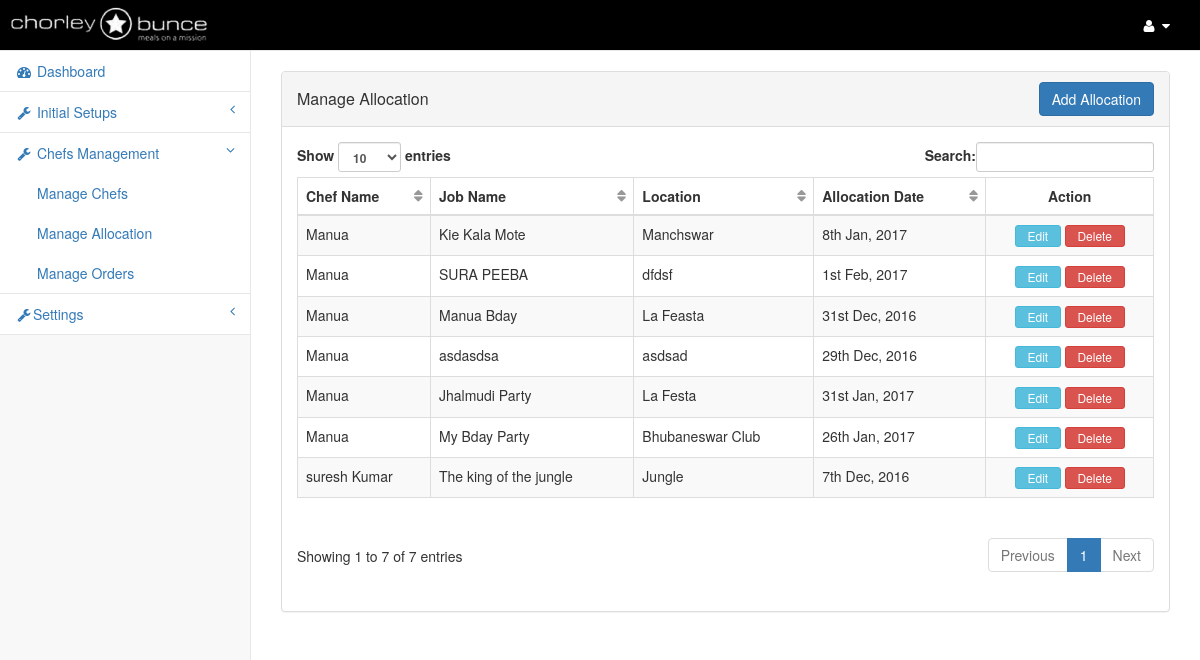
The app's page /manage-allocation (signed in) with its own data.
### tables this page shows
CREATE TABLE IF NOT EXISTS `job_allocations` (
  `allo_id` bigint(20) NOT NULL,
  `chef_id` bigint(20) NOT NULL,
  `allocation_ac_no` varchar(255) NOT NULL,
  `job_name` varchar(255) NOT NULL,
  `job_location` varchar(255) NOT NULL,
  `allocation_date` date NOT NULL,
  `created_date` date NOT NULL,
  `updated_date` date NOT NULL
);

CREATE TABLE IF NOT EXISTS `chefs_registration` (
  `chefs_id` bigint(20) NOT NULL,
  `chefs_name` varchar(255) NOT NULL,
  `chefs_email` varchar(255) NOT NULL,
  `chefs_contact_number` varchar(255) NOT NULL,
  `chefs_acc_number` varchar(255) NOT NULL,
  `chefs_address` varchar(255) NOT NULL,
  `chefs_message` text NOT NULL,
  `unique_id` varchar(255) NOT NULL,
  `chefs_psw` varchar(255) NOT NULL,
  `login_status` int(11) NOT NULL,
  `created_date` datetime NOT NULL,
  `updated_date` datetime NOT NULL
);

### includes/class.Main.php (called while the page is built, shortened)
<?php
class Main extends Pagination{
	public $dbcon;
	public function __construct(){
		$this->dbcon = mysqli_connect(DB_SERVER, DB_USERNAME, DB_PASSWORD,DB_DATABASE) or die('Oops connection error -> ' . mysqli_connect_error());
	}
	public function keyMaker($id){
		$secretkey='1HutysK98UuuhDasdfafdCrackThisBeeeeaaaatchkHgjsheIHFH44fheo1FhHEfo2oe6fifhkhs';
		$key=md5($id.$secretkey);
		return $key;
	}
	public function fetch($tblName,$optCondition="",$optorder="",$optlimit="",$optorderType="ASC"){
		if(trim($optCondition) != ""){
			$condition = " WHERE " . $optCondition;
		}else{
			$condition = "";
		}
		if(trim($optlimit) != ""){
			$limit = " ".$optlimit;
		}else{
			$limit = "";
		}
		if(trim($optorder) != ""){
			$sql="SELECT * FROM " . $tblName . $condition ." ORDER BY ". $optorder." ".$optorderType. $limit;
		}else{
			$sql="SELECT * FROM " . $tblName . $condition. $limit;
		}
		$result = mysqli_query($this->dbcon,$sql);
		while($row = mysqli_fetch_assoc($result)){
			$result_array[] = $row;
		}
		if(count($result_array)>0){
			return $result_array;
		}else{
			return array();
		}
	}
	function fetchSingle($tblName,$field='*',$optCondition=""){
		if(trim($optCondition)!= ""){
			$sql = "SELECT ".$field." from ".$tblName." WHERE " . $optCondition;
		}else{
			$sql = "SELECT ".$field." from ".$tblName;
		}
		$result = mysqli_query($this->dbcon,$sql);
		return mysqli_fetch_assoc($result);
	}
}
?>

### manage-allocation.php (the view, shortened to what this page needs)
<?php
include_once "includes/class.Main.php";
$dbf = new Main();
include 'application-top.php';
?>
<body>
  <div id="wrapper">
  	<nav class="navbar navbar-default navbar-static-top" role="navigation" style="margin-bottom:0">
		<?php include('admin-header.php'); ?>
        <?php include('left-menu.php'); ?>
    </nav>
    <div id="page-wrapper">
      <div class="row">
        <div class="row">
          <div class="col-lg-12">&nbsp;</div>
        </div>
        <div class="col-lg-12">
          <div class="panel panel-default">
            <div class="panel-heading clearfix">
              <h2 class="panel-title pull-left" style="line-height:34px;">Manage Allocation</h2>
              <a href="add-allocation" class="btn btn-primary pull-right">Add Allocation</a>
            </div>
            <div class="panel-body">
              <div class="dataTable_wrapper">
                <table class="table table-striped table-bordered table-hover" id="tbl_content">
                  <thead>
                      <tr>
                          <th>Chef Name</th>
                          <th>Job Name</th>
                          <th>Location</th>
                          <th>Allocation Date</th>
                          <th class="text-center">Action</th>
                      </tr>
                  </thead>
                  <tbody>
					<?php
                    foreach($dbf->fetch("job_allocations","","allo_id","","DESC") as $allo_det) {
                       $chefs_info=$dbf->fetchSingle('chefs_registration','*',"chefs_id='$allo_det[chef_id]'");
                    ?>
                    <tr>
                      <td style="color:<?php echo $color; ?>"><?php echo $chefs_info['chefs_name']; ?></td>
                      <td> <?php echo $allo_det['job_name']; ?></td>
                      <td><?php echo $allo_det['job_location']; ?></td>
                      <td><?php echo date("jS M, Y",strtotime($allo_det['allocation_date'])); ?></td>
                      <td class="text-center">
                         <a href="edit-allocation?editId=<?php echo $allo_det['allo_id'];?>&token=<?php echo $dbf->keymaker($allo_det['allo_id']);?>" class="btn btn-info btn-xs">&nbsp;&nbsp;Edit&nbsp;&nbsp;</a>
                        <a href="manage-allocation?operation=delete&allo_id=<?php echo $allo_det['allo_id'];?>&token=<?php echo $dbf->keyMaker($allo_det['allo_id']);?>" class="btn btn-danger btn-xs" onClick="return confirm('Are you sure you want to delete this record ?')">&nbsp;&nbsp;Delete&nbsp;&nbsp;</a>
                      </td>
                    </tr>
                    <?php } ?>
                  </tbody>
                </table>
              </div>
            </div>
          </div>
        </div>
      </div>
    </div>
  </div>
</body>
</html>

### css/sb-admin-2.css (style rules this page uses)
body { background-color: #f8f8f8; }
#wrapper { width: 100%; }
#page-wrapper { padding: 0 15px; min-height: 568px; background-color: #fff; }
@media (min-width:768px) { #page-wrapper { position: inherit; margin: 0 0 0 250px; padding: 0 30px; border-left: 1px solid #e7e7e7; } }
.navbar-default { background-color:#000; height:auto; }
.navbar { min-height:0; }
table.dataTable thead .sorting, table.dataTable thead .sorting_asc, table.dataTable thead .sorting_desc, table.dataTable thead .sorting_asc_disabled, table.dataTable thead .sorting_desc_disabled { background: 0 0; }
table.dataTable thead .sorting:after { content: "\f0dc"; float: right; font-family: fontawesome; color: rgba(50,50,50,.5); }

### records on screen
job_allocations: chefs_registration.chefs_name "Manua", job_name "Kie Kala Mote", job_location "Manchswar", allocation_date "8th Jan, 2017"
job_allocations: chefs_registration.chefs_name "Manua", job_name "SURA PEEBA", job_location "dfdsf", allocation_date "1st Feb, 2017"
job_allocations: chefs_registration.chefs_name "Manua", job_name "Manua Bday", job_location "La Feasta", allocation_date "31st Dec, 2016"
job_allocations: chefs_registration.chefs_name "Manua", job_name "asdasdsa", job_location "asdsad", allocation_date "29th Dec, 2016"
job_allocations: chefs_registration.chefs_name "Manua", job_name "Jhalmudi Party", job_location "La Festa", allocation_date "31st Jan, 2017"
job_allocations: chefs_registration.chefs_name "Manua", job_name "My Bday Party", job_location "Bhubaneswar Club", allocation_date "26th Jan, 2017"
job_allocations: chefs_registration.chefs_name "suresh Kumar", job_name "The king of the jungle", job_location "Jungle", allocation_date "7th Dec, 2016"
